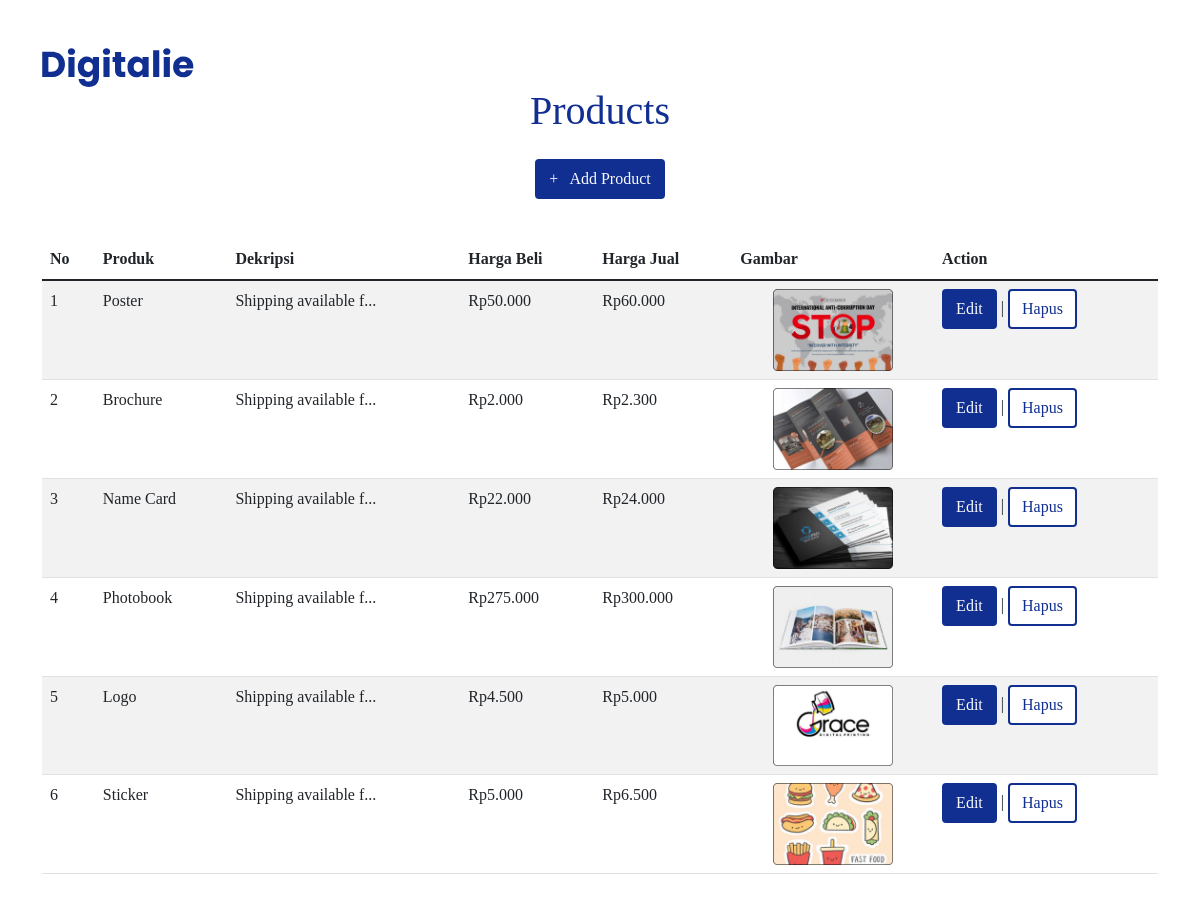
Screenshot of /index_product.php (signed in) with the database file from the repository.
### tables this page shows
CREATE TABLE `produk` (
  `id` int(11) NOT NULL,
  `nama_produk` varchar(255) NOT NULL,
  `deskripsi` varchar(255) NOT NULL,
  `harga_beli` int(11) NOT NULL,
  `harga_jual` int(11) NOT NULL,
  `gambar_produk` varchar(255) NOT NULL,
  `duration` int(50) NOT NULL
);

### index_product.php (the view, shortened to what this page needs)
<?php
include('conn.php');
?>
<!DOCTYPE html>
<html>
<head>
  <link rel="stylesheet" href="assets/font/font-face.css">
  <link rel="stylesheet" href="bootstrap_custom.css">
  <link rel="stylesheet" href="style.css">
  <link rel="stylesheet" href="https://cdnjs.cloudflare.com/ajax/libs/font-awesome/4.7.0/css/font-awesome.min.css">
  <link href="https://cdn.jsdelivr.net/npm/bootstrap@5.1.3/dist/css/bootstrap.min.css" rel="stylesheet">
  <link href="https://unpkg.com/aos@2.3.1/dist/aos.css" rel="stylesheet">
</head>
<body>
  <div class="container my-5">
    <a href="main.php"><img src="assets/Digitalie.svg" alt="" class=""></a>
    <h1 class="text-center font-semibold blue-theme">Products</h1>
    <div class="text-center py-3">
      <a href="tambah_produk.php" type="button" class="btn button-theme text-light font-regular">+ &nbsp; Add Product</a>
    </div>
    <br />
    <table class="table table-striped">
      <thead>
        <tr>
          <th>No</th>
          <th>Produk</th>
          <th>Dekripsi</th>
          <th>Harga Beli</th>
          <th>Harga Jual</th>
          <th>Gambar</th>
          <th>Action</th>
        </tr>
      </thead>
      <tbody>
        <?php
        $query = "SELECT * FROM produk ORDER BY id ASC";
        $result = mysqli_query($conn, $query);
        $no = 1;
        while ($row = mysqli_fetch_assoc($result)) {
        ?>
          <tr>
            <td><?php echo $no; ?></td>
            <td><?php echo $row['nama_produk']; ?></td>
            <td><?php echo substr($row['deskripsi'], 0, 20); ?>...</td>
            <td>Rp<?php echo number_format($row['harga_beli'], 0, ',', '.'); ?></td>
            <td>Rp<?php echo number_format($row['harga_jual'], 0, ',', '.'); ?></td>
            <td style="text-align: center;"><img src="gambar/<?php echo $row['gambar_produk']; ?>" style="width: 120px;"></td>
            <td>
              <a class="btn button-theme text-light font-medium" href="#?id=<?php echo $row['id']; ?>">Edit</a> |
              <a class="btn button-theme2 blue-theme font-medium" href="#?id=<?php echo $row['id']; ?>" onclick="return confirm('Delete this data?  ')">Hapus</a>
            </td>
          </tr>
        <?php
          $no++;
        }
        ?>
      </tbody>
    </table>
  </div>
</body>
</html>

### style.css (style rules this page uses)
:root { --blue-theme: #112f91; }
body { margin: 0; padding: 0; }
html { scroll-behavior: smooth !important; }
html,body { overflow-x: hidden; }
.blue-theme { color: var(--blue-theme); }
.container { margin-bottom: 0; }
.font-semibold { font-family: "Poppins Semibold"; }
.font-regular { font-family: "Poppins Regular"; }
.font-medium { font-family: "Poppins Medium"; }
.button-theme { background-color: var(--blue-theme) !important; border: 2px solid var(--blue-theme) !important; }
.button-theme2 { color: var(--blue-theme) !important; background-color: white !important; border: 2px solid var(--blue-theme) !important; }

### index_product.php (style rules this page uses)
* { font-family: "Poppins Regular"; }

### rows the page displays
produk: nama_produk "Poster", deskripsi "Shipping available f", harga_beli "50.000", harga_jual "60.000", gambar_produk (picture)
produk: nama_produk "Brochure", deskripsi "Shipping available f", harga_beli "2.000", harga_jual "2.300", gambar_produk (picture)
produk: nama_produk "Name Card", deskripsi "Shipping available f", harga_beli "22.000", harga_jual "24.000", gambar_produk (picture)
produk: nama_produk "Photobook", deskripsi "Shipping available f", harga_beli "275.000", harga_jual "300.000", gambar_produk (picture)
produk: nama_produk "Logo", deskripsi "Shipping available f", harga_beli "4.500", harga_jual "5.000", gambar_produk (picture)
produk: nama_produk "Sticker", deskripsi "Shipping available f", harga_beli "5.000", harga_jual "6.500", gambar_produk (picture)
